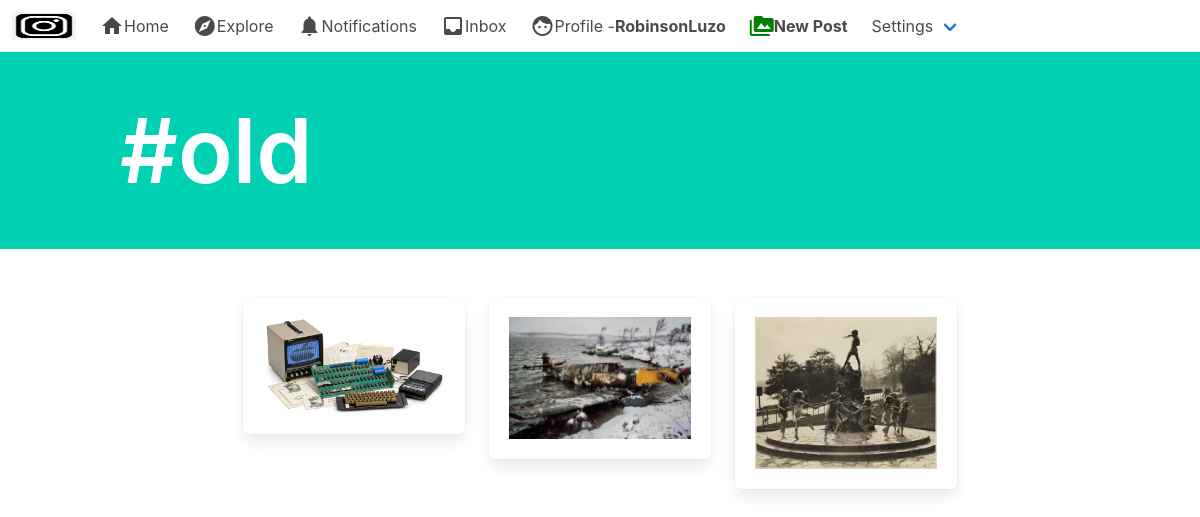
Screenshot of /post/tag/old (signed in) with the database file from the repository.
### post/models.py (models this page shows, shortened)
class Tag(models.Model):
    title = models.CharField(max_length=75, verbose_name='Tag')
    slug = models.SlugField(null=False, unique=True)
    class Meta:
        verbose_name = 'Tag'
        verbose_name_plural = 'Tags'

class Post(models.Model):
    id = models.UUIDField(primary_key=True, default=uuid.uuid4, editable=False)
    picture = models.ImageField(upload_to=user_directory_path, verbose_name='Picture', null=False)
    caption = models.TextField(max_length=1500, verbose_name='Caption')
    posted = models.DateTimeField(auto_now_add=True)
    tags = models.ManyToManyField(Tag, related_name='tags')
    user = models.ForeignKey(User, on_delete=models.CASCADE)
    likes = models.IntegerField(default=0)
    def get_absolute_url(self):
        return reverse('postdetails', args=[str(self.id)])

### post/views.py (the view)
# urls.py: path('tag/<slug:tag_slug>', tags, name='tags'),
@login_required
def tags(request, tag_slug):
    tag = get_object_or_404(Tag, slug=tag_slug)
    posts = Post.objects.filter(tags=tag).order_by('-posted')
    template = loader.get_template('tag.html')
    context = {
        'posts': posts,
        'tag': tag,
    }
    return HttpResponse(template.render(context, request))

### notebook/templates/tag.html
{% extends 'base.html' %}
{% load static %}
{% block banner %}
<section class="hero is-primary">
<div class="hero-body">
    <div class="container">
        <h1 style="font-size: 90px" class="title">
            #{{ tag.title }}
        </h1>
    </div>
</div>
</section>
{% endblock %}
{% block content %}
<div class="columns is-mobile is-multiline is-centered">
    {% for post in posts %}
    <div class="column is-one-quarter">
        <div class="box">
            <figure class="image is-256x256">
                <a href="{{ post.get_absolute_url }}"><img src="{{ post.picture.url }}" alt="Image"></a>
            </figure>
        </div>
    </div>
    {% endfor %}
</div>
{% endblock %}

### notebook/templates/base.html (shortened to what this page needs)
{% load static %}
<!DOCTYPE html>
<html>
    <head>
        <link rel="stylesheet" href="{% static 'css/bulma.min.css' %}">
        <link rel="stylesheet" href="{% static 'css/style.css' %}">
    </head>
    <body>
        <nav class="navbar" role="navigation" aria-label="main navigation">
            <div class="navbar-brand">
                <a class="navbar-item" href="https://bulma.io">
                    <img src="{% static 'img/instagram_black.png' %}" width="64" height="64">
                </a>
            </div>
            <div id="navbarBasicExample" class="navbar-menu">
                <div class="navbar-start">
                    <a href="{% url 'index' %}" class="navbar-item">
                        <span class="material-icons">home</span>
                        Home
                    </a>
                    <a class="navbar-item">
                        <span class="material-icons">explore</span>
                        Explore
                    </a>
                    <a class="navbar-item">
                        <span class="material-icons">notifications</span>
                        Notifications
                    </a>
                    <a class="navbar-item">
                        <span class="material-icons">inbox</span>
                        Inbox
                    </a>
                    <a href="{% url 'profile' request.user %}" class="navbar-item">
                        <span class="material-icons">face</span>
                        Profile - <strong>{{ request.user }}</strong>
                    </a>
                    <a href="{% url 'newpost' %}" class="navbar-item">
                        <span style="color: green;" class="material-icons">perm_media</span>
                        <strong>New Post</strong>
                    </a>
                    <div class="navbar-item has-dropdown is-hoverable">
                        <a class="navbar-link">
                            Settings
                        </a>
                    </div>
                </div>
            </div>
        </nav>
        {% block banner %}
        {% endblock %}
    <section class="section">
        <div class="container">
            {% block content %}
            {% endblock %}
        </div>
    </section>
    </body>
</html>

### rows the page displays
Tag: title "old"
Post: picture (picture)
Post: picture (picture)
Post: picture (picture)

### other values shown
{{ request.user }} "RobinsonLuzo"
